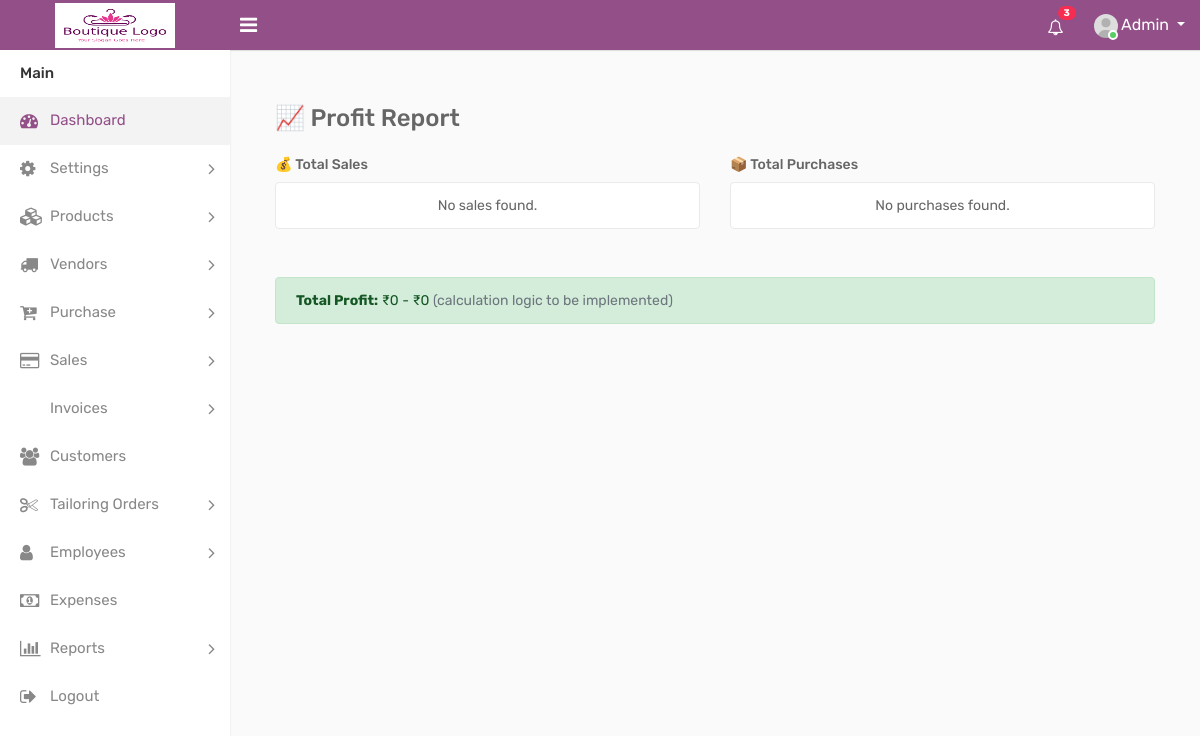
/reports/profit/ (signed in), run on an earlier commit of the app's database.
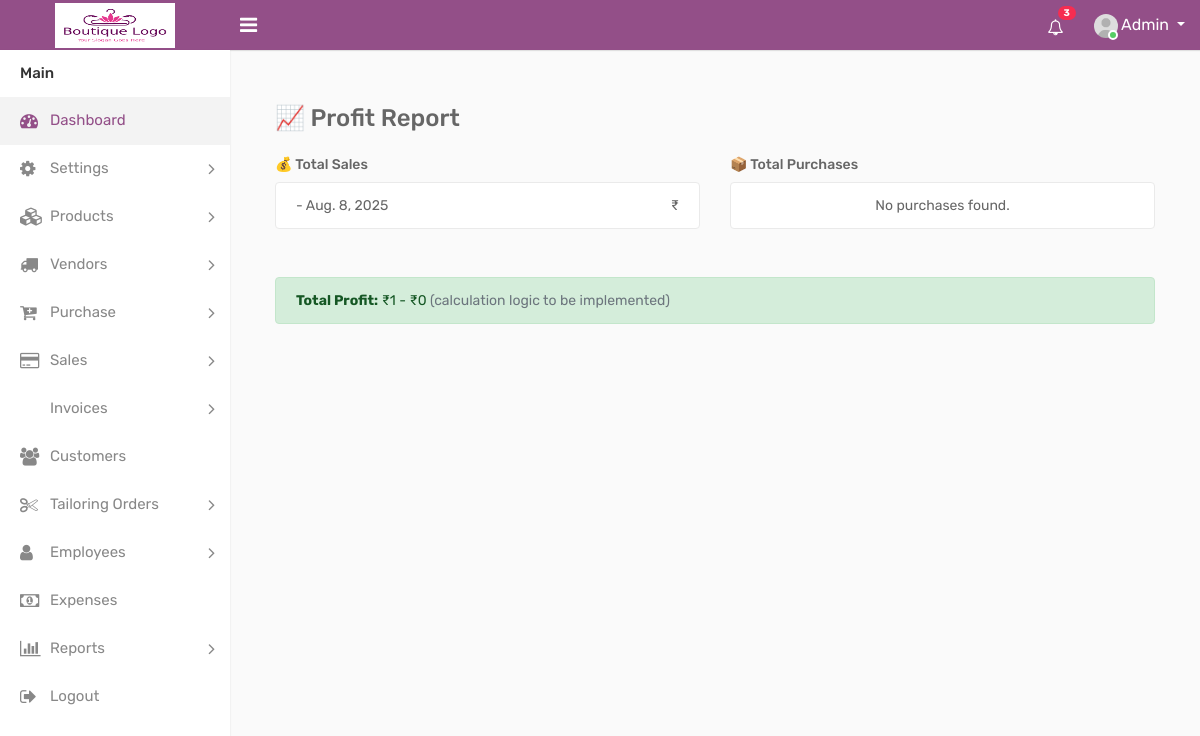
And on a later commit of the database.
### B_App/models.py (models this page shows)
class Sale(models.Model):
    customer_name = models.ForeignKey(Customer,on_delete=models.CASCADE)
    sale_date = models.DateField(auto_now_add=True)
    payment_mode = models.CharField(max_length=50)
    payment_status = models.CharField(max_length=50)
    notes = models.TextField(blank=True, null=True)
    created_by = models.ForeignKey(User, on_delete=models.SET_NULL, null=True)

### B_App/views.py (the view)
# urls.py: path("reports/profit/", profit_report, name="profit_report"),
@login_required
def profit_report(request):
    sales = Sale.objects.all()
    purchases = Purchase.objects.all()
    settings = ShopSettings.objects.first()
    return render(request, "reports/profit_report.html", {
        "sales": sales,
        "purchases": purchases,
        "settings":settings
    })

### B_App/context_processors.py (called while the page is built)
def global_settings(request):
    shop_settings = ShopSettings.objects.first()
    theme_settings = None
    if request.user.is_authenticated:
        try:
            theme_settings = ThemeSettings.objects.get(user=request.user)
        except ThemeSettings.DoesNotExist:
            theme_settings = None
    return {
        'settings': shop_settings,
        'theme': theme_settings
    }

### templates/reports/profit_report.html
{% include 'navbar.html' %}
{% block content %}
<div class="container mt-4">
    <h3>📈 Profit Report</h3>
    <div class="row mt-4">
        <div class="col-md-6">
            <h5>💰 Total Sales</h5>
            <ul class="list-group mb-4">
                {% for s in sales %}
                <li class="list-group-item d-flex justify-content-between">
                    {{ s.invoice_number }} - {{ s.sale_date }}
                    <span>₹{{ s.total_amount }}</span>
                </li>
                {% empty %}
                <li class="list-group-item text-center">No sales found.</li>
                {% endfor %}
            </ul>
        </div>
        <div class="col-md-6">
            <h5>📦 Total Purchases</h5>
            <ul class="list-group mb-4">
                {% for p in purchases %}
                <li class="list-group-item d-flex justify-content-between">
                    {{ p.invoice_number }} - {{ p.purchase_date }}
                    <span>₹{{ p.total_amount }}</span>
                </li>
                {% empty %}
                <li class="list-group-item text-center">No purchases found.</li>
                {% endfor %}
            </ul>
        </div>
    </div>
    <div class="alert alert-success mt-4">
        <strong>Total Profit:</strong>
        ₹{{ sales|length|default:0 }} - ₹{{ purchases|length|default:0 }}
        <span class="ms-3 text-muted">(calculation logic to be implemented)</span>
    </div>
</div>
{% endblock %}

What changed in the data, as far as the page shows it:
added Sale: sale_date "Aug. 8, 2025"
Also different on the page:
{{ sales|length|default:0 }}: "0" → "1"
text no longer shown: "No sales found."
